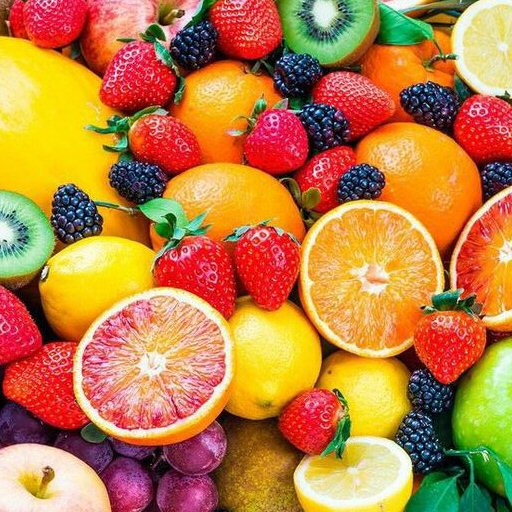
#> input picture img/fruit_512c.jpg, 512 x 512 px
$ python CV5_0a.py
#> lines starting #> are read from the running program, lines starting #| are printed output that depends on the picture; after the words box and inside, x2 and y2 are one past the last pixel; in counts of white or black regions, pixels touching at a corner belong together
import numpy as np
import cv2

org_image = cv2.imread('img/fruit_512c.jpg', cv2.IMREAD_UNCHANGED)
#> org_image is the input picture: shape (512, 512, 3); mean B, G, R 67.9, 127.5, 188.2
# Reference copy
cpy_image = org_image

cpy_image[150:350, 150:350] = (255, 0, 0)
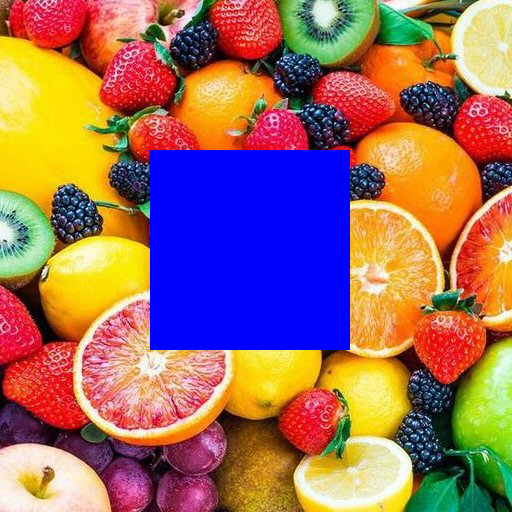
#> cpy_image: shape (512, 512, 3); 15.26% of pixels changed, all inside (x1, y1, x2, y2) = (150, 150, 350, 350)

cv2.imshow("Origin Image", org_image)
cv2.imshow("Copy Image", cpy_image)

cv2.waitKey(0)

$ run again, with img/coins_1.jpg copied over img/fruit_512c.jpg
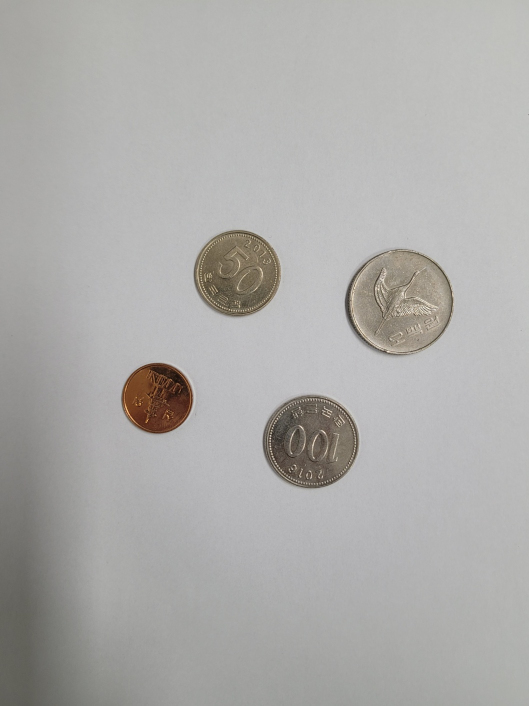
#> input picture img/coins_1.jpg, 1058 x 1411 px (shown at 1/2 size)
#> org_image is the input picture: shape (1411, 1058, 3); mean B, G, R 169.8, 171.8, 172.8
#> `cpy_image[150:350, 150:350] = (255, 0, 0)`:
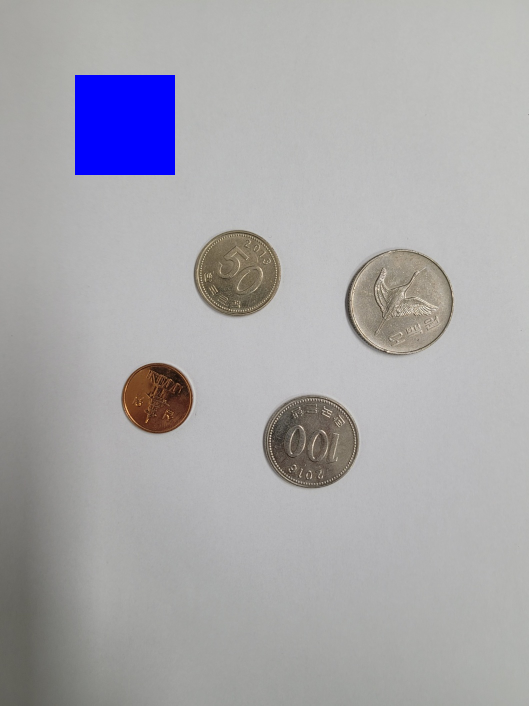
#> cpy_image: shape (1411, 1058, 3) (shown at 1/2 size); 2.68% of pixels changed, all inside (x1, y1, x2, y2) = (150, 150, 350, 350)

$ run again, with img/coins_2.jpg copied over img/fruit_512c.jpg
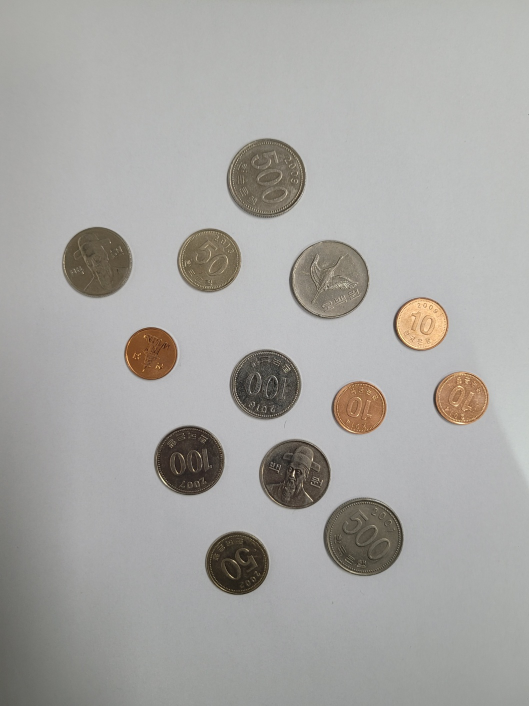
#> input picture img/coins_2.jpg, 1058 x 1411 px (shown at 1/2 size)
#> org_image is the input picture: shape (1411, 1058, 3); mean B, G, R 163.2, 166, 167.1
#> `cpy_image[150:350, 150:350] = (255, 0, 0)`:
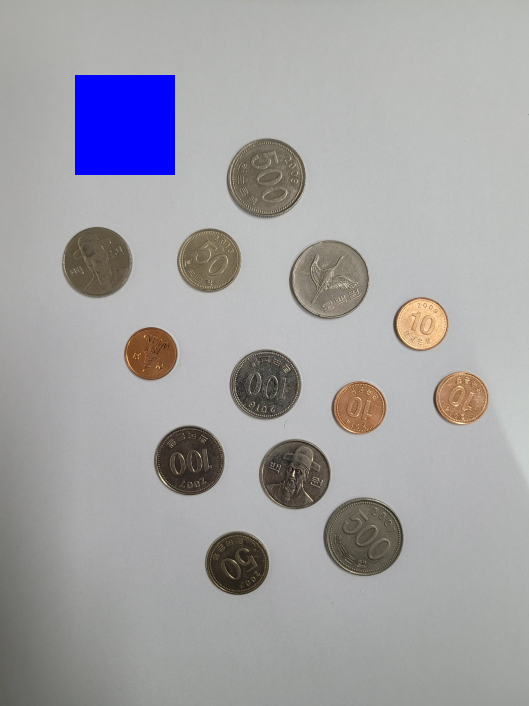
#> cpy_image: shape (1411, 1058, 3) (shown at 1/2 size); 2.68% of pixels changed, all inside (x1, y1, x2, y2) = (150, 150, 350, 350)
